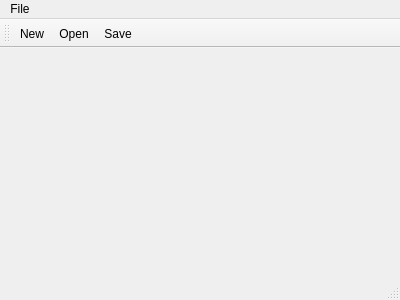
<?xml version="1.0" encoding="UTF-8"?>
<ui version="4.0">
 <class>MainWindow</class>
 <widget class="QMainWindow" name="MainWindow">
  <property name="geometry">
   <rect>
    <x>0</x>
    <y>0</y>
    <width>400</width>
    <height>300</height>
   </rect>
  </property>
  <property name="windowTitle">
   <string>MainWindow</string>
  </property>
  <widget class="QWidget" name="centralWidget"/>
  <widget class="QMenuBar" name="menuBar">
   <property name="geometry">
    <rect>
     <x>0</x>
     <y>0</y>
     <width>400</width>
     <height>25</height>
    </rect>
   </property>
   <widget class="QMenu" name="menuFile">
    <property name="title">
     <string>File</string>
    </property>
    <addaction name="actionNew"/>
    <addaction name="actionOpen"/>
    <addaction name="actionSave"/>
   </widget>
   <addaction name="menuFile"/>
  </widget>
  <widget class="QToolBar" name="mainToolBar">
   <attribute name="toolBarArea">
    <enum>TopToolBarArea</enum>
   </attribute>
   <attribute name="toolBarBreak">
    <bool>false</bool>
   </attribute>
   <addaction name="actionNew"/>
   <addaction name="actionOpen"/>
   <addaction name="actionSave"/>
  </widget>
  <widget class="QStatusBar" name="statusBar"/>
  <action name="actionNew">
   <property name="icon">
    <iconset resource="resource.qrc">
     <normaloff>:/img/images/new.png</normaloff>:/img/images/new.png</iconset>
   </property>
   <property name="text">
    <string>New</string>
   </property>
  </action>
  <action name="actionOpen">
   <property name="icon">
    <iconset resource="resource.qrc">
     <normaloff>:/img/images/open.png</normaloff>:/img/images/open.png</iconset>
   </property>
   <property name="text">
    <string>Open</string>
   </property>
  </action>
  <action name="actionSave">
   <property name="icon">
    <iconset resource="resource.qrc">
     <normaloff>:/img/images/save.png</normaloff>:/img/images/save.png</iconset>
   </property>
   <property name="text">
    <string>Save</string>
   </property>
  </action>
 </widget>
 <layoutdefault spacing="6" margin="11"/>
 <resources>
  <include location="resource.qrc"/>
 </resources>
 <connections/>
</ui>
